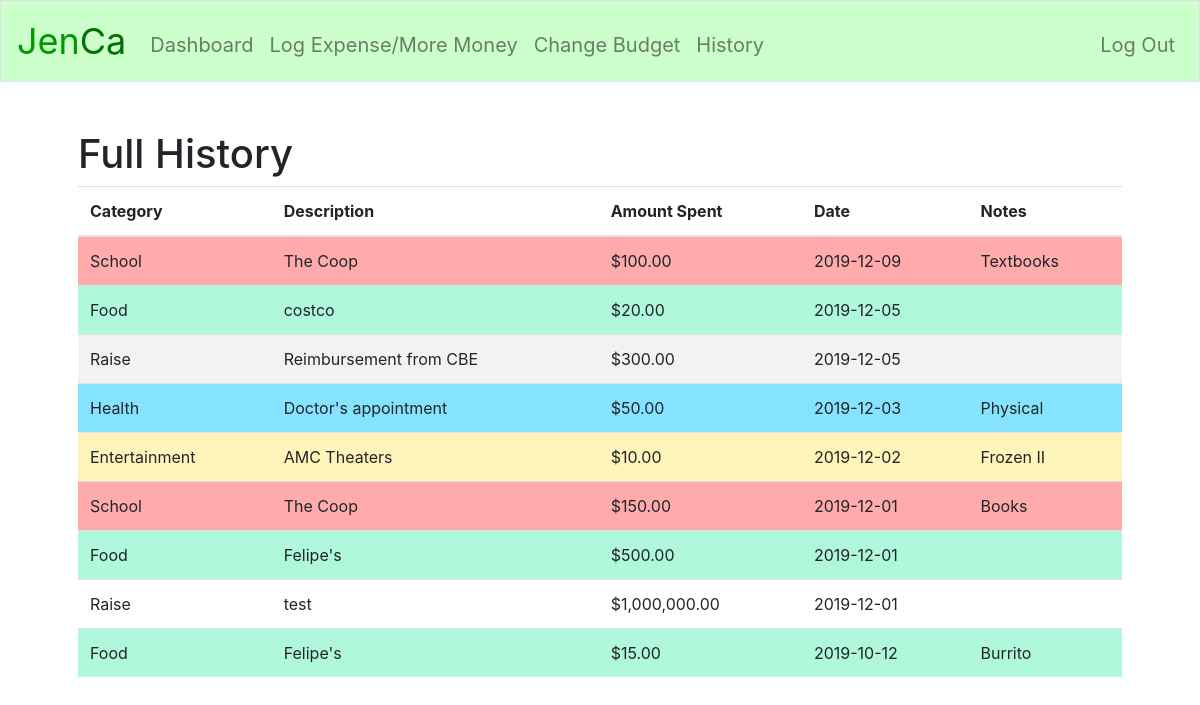
Page /full_history (signed in) on the committed database.
### tables this page shows
CREATE TABLE 'expenses' (user_id INTEGER NOT NULL, cost INTEGER NOT NULL, description TEXT NOT NULL, category TEXT NOT NULL, 'date'  date NOT NULL  , 'notes' text, FOREIGN KEY (user_id) REFERENCES users(id));

### application.py (the view)
@app.route("/full_history")
@login_required
def full_history():
    all_expenses = db.execute(
        "SELECT category, description, cost, date, notes FROM expenses WHERE user_id = ? ORDER BY date DESC;", session["user_id"])
    history = []
    for i in range(len(all_expenses)):
        history.append({"category": all_expenses[i]["category"], "description": all_expenses[i]["description"],
                        "expense": "$" + '{:,.2f}'.format(all_expenses[i]["cost"]), "date": all_expenses[i]["date"], "notes": all_expenses[i]["notes"]})
    return render_template("full_history.html", history=history)

### application.py (called while the page is built)
@app.after_request
def after_request(response):
    response.headers["Cache-Control"] = "no-cache, no-store, must-revalidate"
    response.headers["Expires"] = 0
    response.headers["Pragma"] = "no-cache"
    return response

### helpers.py (called while the page is built)
def login_required(f):
    @wraps(f)
    def decorated_function(*args, **kwargs):
        if session.get("user_id") is None:
            return redirect("/login")
        return f(*args, **kwargs)
    return decorated_function

### templates/full_history.html (shortened to what this page needs)
{% extends "layout.html" %}
{% block main %}
    <h1>Full History</h1>
    <table class="table table-striped">
        <thead>
            <tr>
                <th>Category</th>
                <th>Description</th>
                <th>Amount Spent</th>
                <th>Date</th>
                <th>Notes</th>
            </tr>
        </thead>
        {% for i in history %}
            <tr class="colorcode" title="{{i["category"]}}">
                <td>{{ i["category"] }}</td>
                <td>{{ i["description"] }}</td>
                <td>{{ i["expense"] }}</td>
                <td>{{ i["date"] }}</td>
                <td>{{ i["notes"] }}</td>
            </tr>
        {% endfor %}
    </table>
{% endblock %}

### rows in the picture
expenses: category "School", description "The Coop", expense "$100.00", date "2019-12-09", notes "Textbooks"
expenses: category "Food", description "costco", expense "$20.00", date "2019-12-05"
expenses: category "Raise", description "Reimbursement from CBE", expense "$300.00", date "2019-12-05"
expenses: category "Health", description "Doctor's appointment", expense "$50.00", date "2019-12-03", notes "Physical"
expenses: category "Entertainment", description "AMC Theaters", expense "$10.00", date "2019-12-02", notes "Frozen II"
expenses: category "School", description "The Coop", expense "$150.00", date "2019-12-01", notes "Books"
expenses: category "Food", description "Felipe's", expense "$500.00", date "2019-12-01"
expenses: category "Raise", description "test", expense "$1,000,000.00", date "2019-12-01"
expenses: category "Food", description "Felipe's", expense "$15.00", date "2019-10-12", notes "Burrito"
